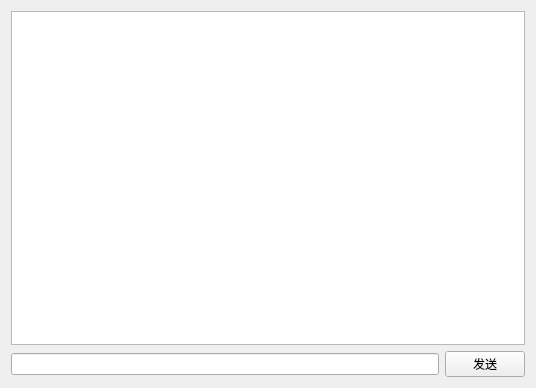
<?xml version="1.0" encoding="UTF-8"?>
<ui version="4.0">
 <class>Chat</class>
 <widget class="QWidget" name="Chat">
  <property name="geometry">
   <rect>
    <x>0</x>
    <y>0</y>
    <width>536</width>
    <height>388</height>
   </rect>
  </property>
  <property name="windowTitle">
   <string>聊天</string>
  </property>
  <property name="windowIcon">
   <iconset resource="config.qrc">
    <normaloff>:/chat.png</normaloff>:/chat.png</iconset>
  </property>
  <layout class="QGridLayout" name="gridLayout">
   <item row="0" column="0">
    <layout class="QVBoxLayout" name="verticalLayout">
     <item>
      <widget class="QTextEdit" name="show_TE"/>
     </item>
     <item>
      <layout class="QHBoxLayout" name="horizontalLayout">
       <item>
        <widget class="QLineEdit" name="output_LE"/>
       </item>
       <item>
        <widget class="QPushButton" name="output_PB">
         <property name="text">
          <string>发送</string>
         </property>
        </widget>
       </item>
      </layout>
     </item>
    </layout>
   </item>
  </layout>
 </widget>
 <resources>
  <include location="config.qrc"/>
 </resources>
 <connections/>
</ui>
